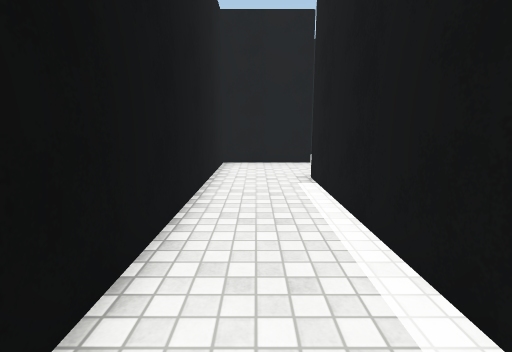
[1] (above)

23 first-person views from a walk through a 3-D level made in the Unity game engine. The camera is 1.3 m above the floor, tilts 10° down and sees 85° across. The floor is counted in squares, 1 m on a side. Each view is taken from the middle of a square. On the plan, view 1 faces up. The plan holds only what a view shows up to about 13 squares ahead; the rest is blank. The place goes on beyond the plan. The player is left out. Surface patterns are stand-ins for the level's own textures.

[2]
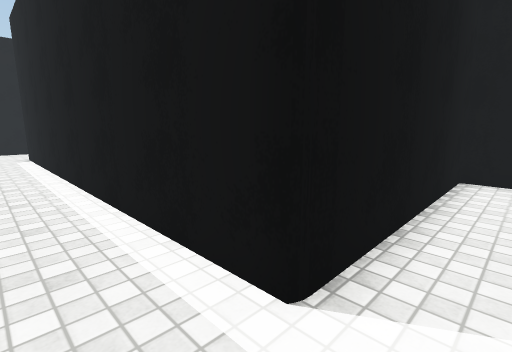

[3]
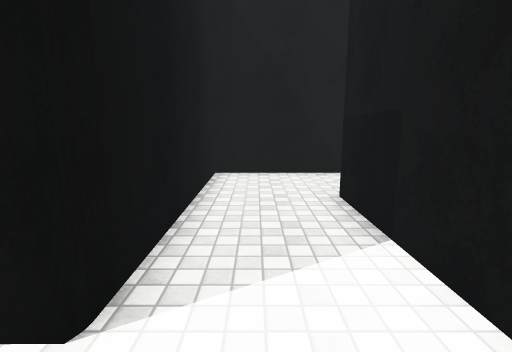

[4]
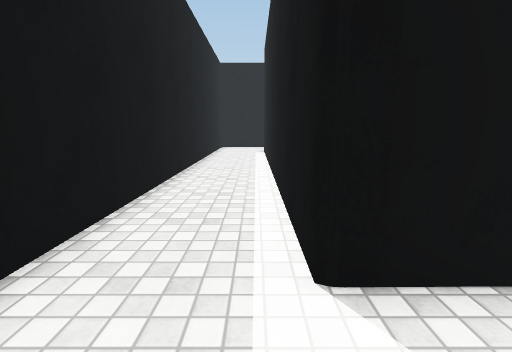

[5]
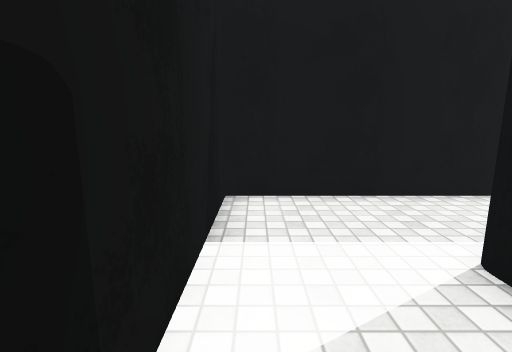

[6]
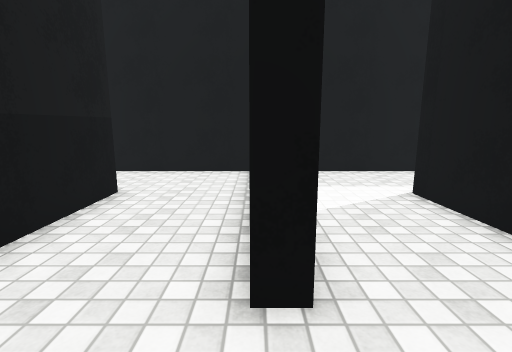

[7]
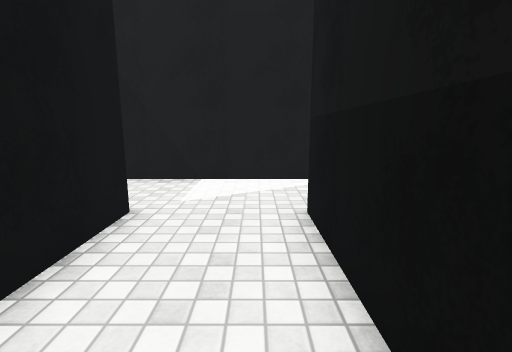

[8]
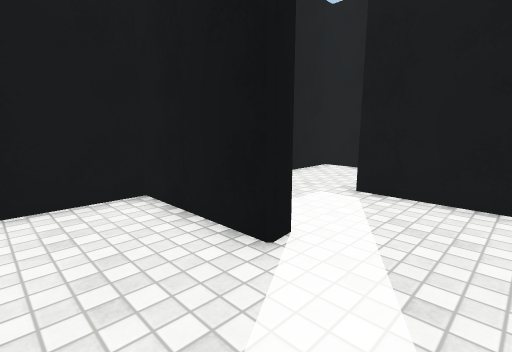

[9]
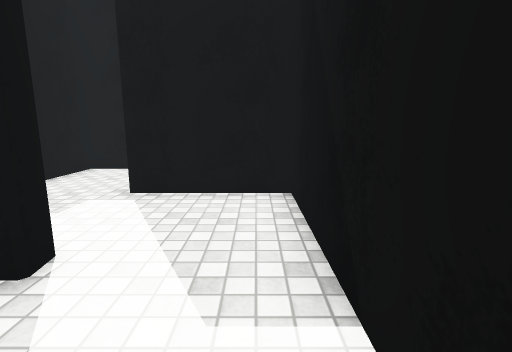

[10]
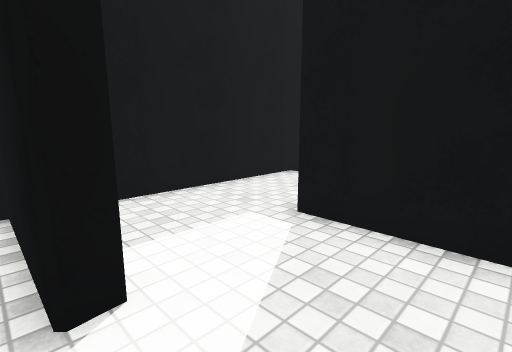

[11]
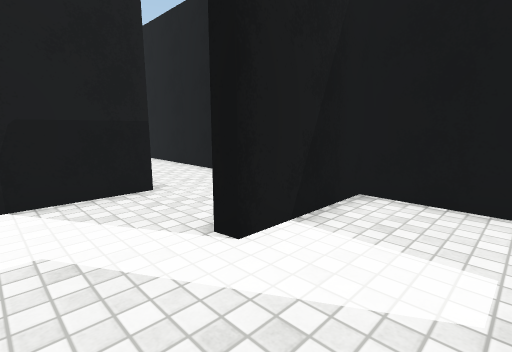

[12]
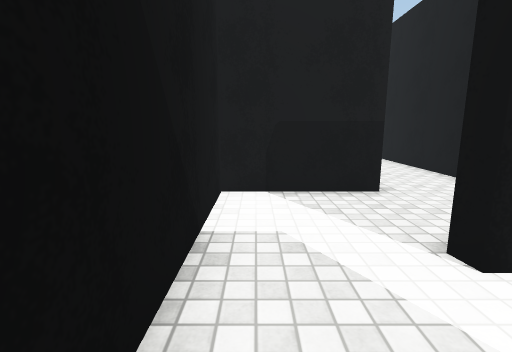

[13]
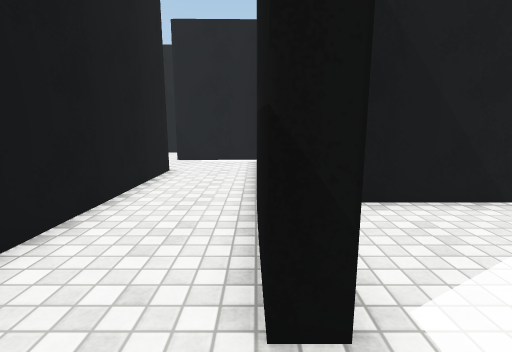

[14]
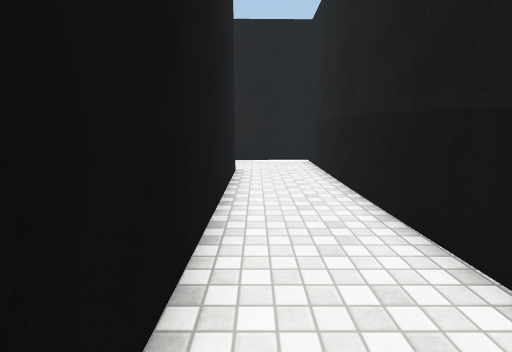

[15]
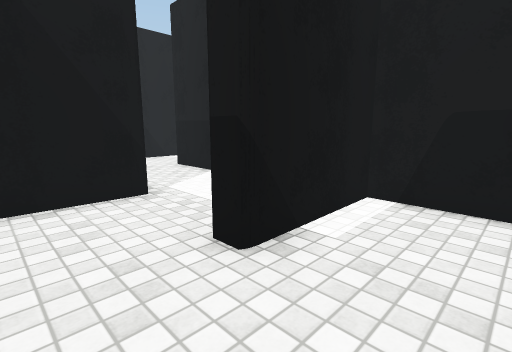

[16]
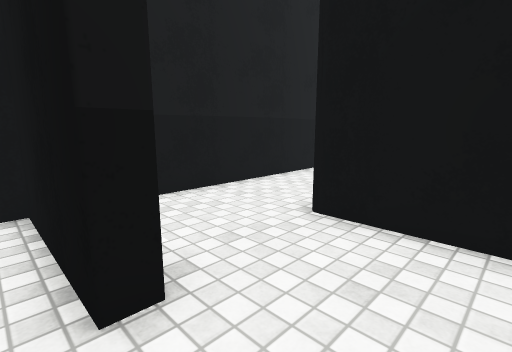

[17]
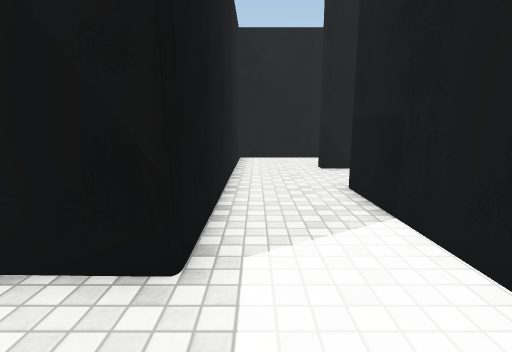

[18]
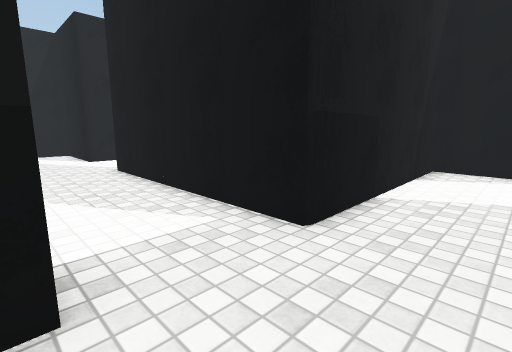

[19]
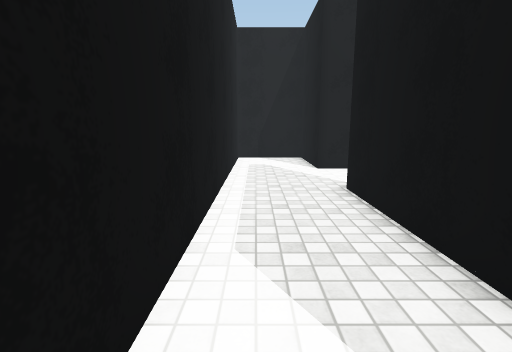

[20]
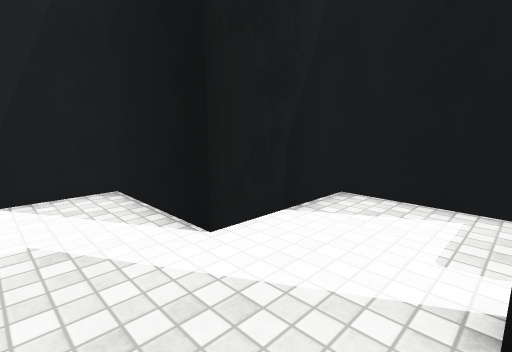

[21]
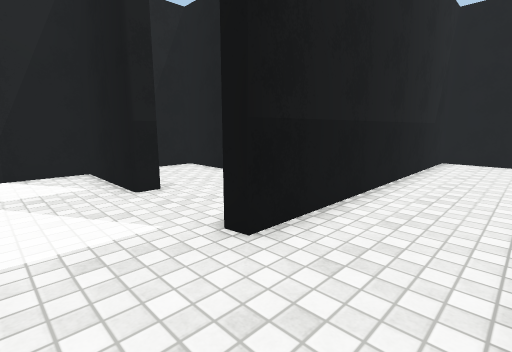

[22]
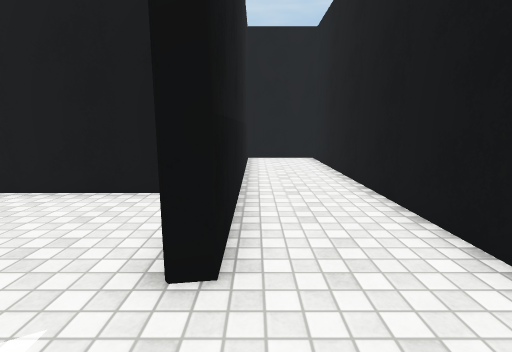

[23]
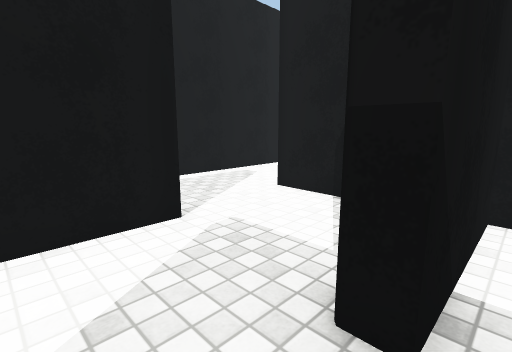

### Floor plan
Ten units are one square. View 1 is at (0, 0); x grows to the right and y downward. Boxes are objects, and circles mark ways between rooms. Rooms are numbered by the first view taken in them; rooms with no view inside come last. Other rooms are left out.
<svg viewBox="-17 -196 272 326">
<path fill="none" stroke="#000" d="M14 -75 26 -75M79 85 79 58 15 59 14 -72M20 -102 -12 -102 -12 86 52 86M52 86 52 90 28 91M14 118 52 118M79 124 79 85M-12 91 -12 125M26 -75 47 -75 47 -104M20 -107 20 -102M47 -104 47 -134 14 -134 14 -138M-12 -144 -12 -107 20 -107M84 -176 84 -166 -12 -167 -12 -144M14 -138 111 -139 111 -171M84 -191 84 -176M240 -133 240 -168M218 -165 211 -165M209 -165 143 -166 143 -188M181 -43 181 -10 207 -10 207 -140 212 -140M111 -171 116 -171 116 -139 181 -140 181 -71M116 -91 116 -44 143 -43 143 -75 149 -75M145 -134 52 -134 52 -107 148 -107 149 -102M175 -69 175 -90M149 -75 148 -43 181 -43"/>
<circle cx="65" cy="90" r="3" fill="#2a7"/>
<circle cx="20" cy="-85" r="3" fill="#2a7"/>
<circle cx="35" cy="-100" r="3" fill="#2a7"/>
<circle cx="5" cy="-140" r="3" fill="#2a7"/>
<circle cx="95" cy="-170" r="3" fill="#2a7"/>
<circle cx="110" cy="-185" r="3" fill="#2a7"/>
<circle cx="180" cy="-55" r="3" fill="#2a7"/>
<circle cx="165" cy="-70" r="3" fill="#2a7"/>
<text x="10" y="10">1</text>
<text x="40" y="110">2</text>
<text x="30" y="-90">3</text>
<text x="20" y="-120">4</text>
<text x="50" y="-160">5</text>
<text x="90" y="-190">6</text>
<text x="250" y="-130">7</text>
<text x="130" y="-110">8</text>
<text x="170" y="-60">9</text>
</svg>
Room 1 opens to room 2. Room 1 opens to room 3. Room 3 opens to room 4. Room 4 opens to room 5. Room 5 opens to room 6. Room 6 opens to room 7. Room 7 opens to room 9. Room 8 opens to room 9.

Where each view was taken, in squares from view 1:
view 1: 0 up, 0 right, facing up
view 2: 7 down, 0 right, facing up-right
view 3: 7 down, 0 right, facing right
view 4: 8 down, 1 right, facing up
view 5: 8 down, 4 right, facing left
view 6: 9 down, 7 right, facing left
view 7: 11 down, 1 right, facing right
view 8: 8 up, 4 right, facing up-left
view 9: 8 up, 4 right, facing up
view 10: 10 up, 4 right, facing up-left
view 11: 13 up, 4 right, facing down-left
view 12: 13 up, 4 right, facing down
view 13: 14 up, 0 right, facing right
view 14: 16 up, 0 right, facing right
view 15: 19 up, 9 right, facing down-right
view 16: 19 up, 12 right, facing down-left
view 17: 16 up, 12 right, facing right
view 18: 16 up, 21 right, facing down-left
view 19: 13 up, 20 right, facing down
view 20: 7 up, 20 right, facing down-left
view 21: 13 up, 17 right, facing down-left
view 22: 11 up, 17 right, facing left
view 23: 9 up, 14 right, facing down-right
